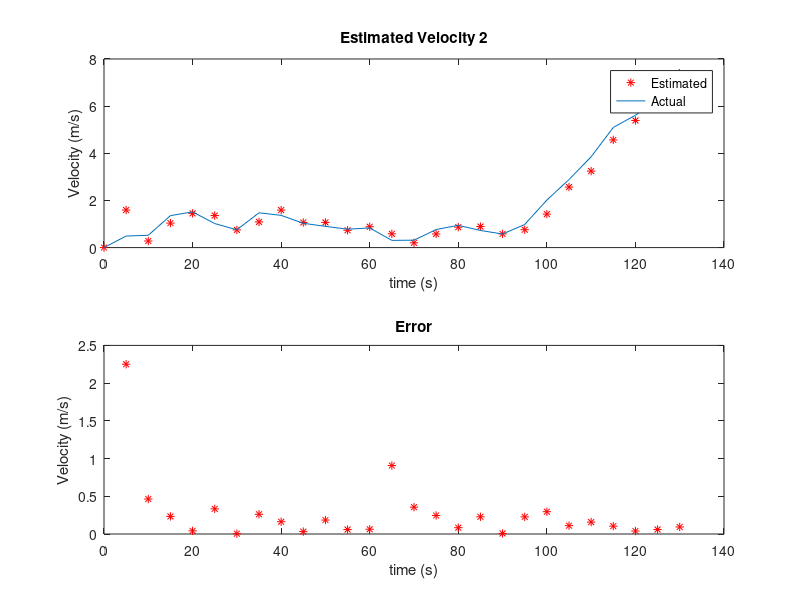
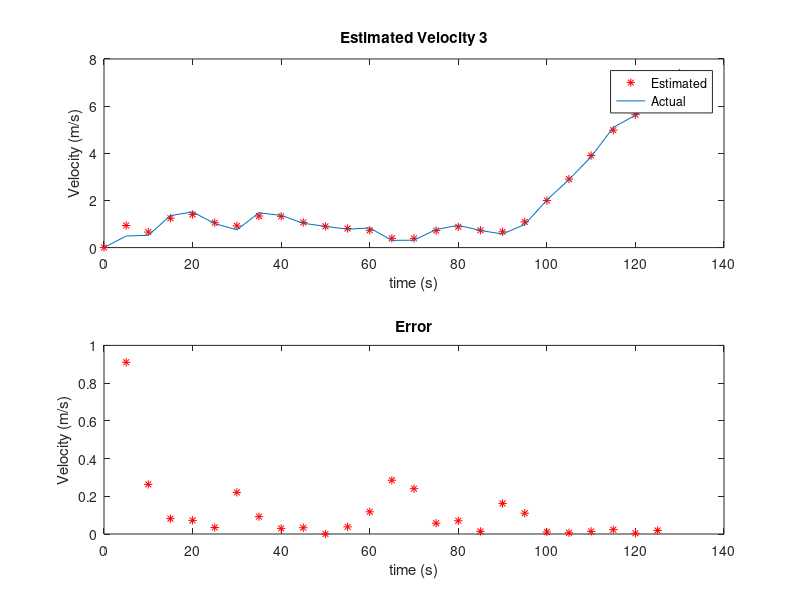
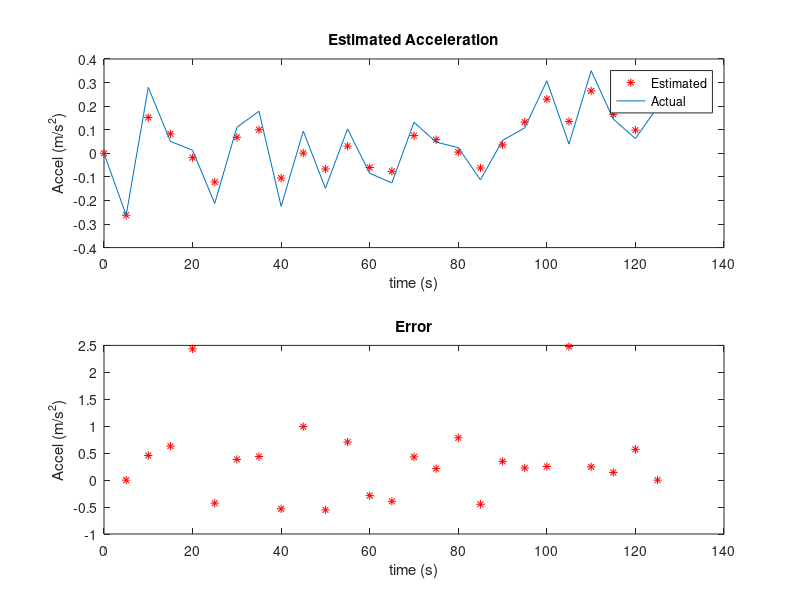

MATLAB code for these plots, in order:
%Ben Cohen, Lab 2, section 8 Part B
clear; close all; clc;
load GPS_Data2;
dist(1) = 0; pos(1) = 0;
Dt = ((hour(2)/3600) + (minute(2)/60) + second(2))-((hour(1)/3600) + (minute(1)/60) + second(1));
t = 0:Dt:(length(latitude)*Dt)-Dt;
t2 = 0:Dt:(length(latitude)*Dt)-Dt*2;
for x = 2:length(latitude)
    dist(x) = 222240*asind(sqrt((sind((latitude(x)-latitude(x-1))/2))^2+cosd(latitude(x-1))*cosd(latitude(x))*(sind((longitude(x)-longitude(x-1))/2))^2));
    pos(x) = sum(dist);
    vel2(x) = (pos(x) - pos(x-1))/Dt;
end
for x = 2:length(latitude)-1
    vel3(x) = (pos(x+1) - pos(x-1))/(2*Dt);
    accel(x) = (pos(x+1) - 2*pos(x) + pos(x-1))/(Dt^2);
end
for x = 1:length(latitude)
    absError2(x) = abs((vel2(x) - actual_velocity(x)))/actual_velocity(x);
    if x < length(latitude)
        absError3(x) = abs((vel3(x) - actual_velocity(x)))/actual_velocity(x);
        absErrorA(x) = abs((accel(x) - actual_acceleration(x)))/actual_acceleration(x);
    end
end
%fprintf('dist: '); disp(dist)
%fprintf('pos:'); disp(pos)
%fprintf('vel2: '); disp(vel2)

figure;
subplot(2,1,1);
plot(t,vel2,'*r',t,actual_velocity);
xlabel('time (s)');
ylabel('Velocity (m/s)');
title('Estimated Velocity 2')
legend('Estimated','Actual');
subplot(2,1,2);
plot(t,absError2,'*r');
xlabel('time (s)');
ylabel('Velocity (m/s)');
title('Error')

figure;
subplot(2,1,1);
plot(t2,vel3,'*r',t,actual_velocity);
xlabel('time (s)');
ylabel('Velocity (m/s)');
title('Estimated Velocity 3')
legend('Estimated','Actual');
subplot(2,1,2);
plot(t2,absError3,'*r');
xlabel('time (s)');
ylabel('Velocity (m/s)');
title('Error')

figure;
subplot(2,1,1);
plot(t2,accel,'*r',t2,actual_acceleration);
xlabel('time (s)');
ylabel('Accel (m/s^2)');
title('Estimated Acceleration')
legend('Estimated','Actual');
subplot(2,1,2);
plot(t2,absErrorA,'*r');
xlabel('time (s)');
ylabel('Accel (m/s^2)');
title('Error')
